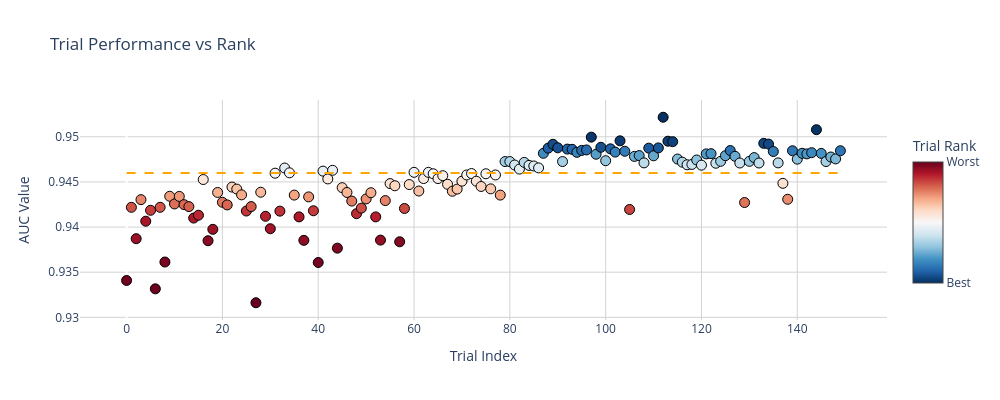

The code cell stored with this chart in its notebook:
### Code cell
import plotly.graph_objects as go
import numpy as np

# Assuming you have:
# auc_val_lst: list of AUC values
# normalized_ranks: list/array of normalized ranks

fig = go.Figure()

# 1. Add the scatter plot
fig.add_trace(go.Scatter(
    x=list(range(150)),
    y=auc_val_lst,
    mode='markers',
    marker=dict(
        size=10,
        color=normalized_ranks,      # Uses the normalized values
        colorscale='RdBu_r',         # Equivalent to cmap 'RdBu_r'
        colorbar=dict(
            title='Trial Rank',
            tickvals=[0, 1],         # Mapping normalized values back to labels
            ticktext=['Best', 'Worst'],
            len=0.75
        ),
        line=dict(width=1, color='black') # edgecolors='k'
    ),
    name='Trials'
))

# 2. Add the threshold line
fig.add_shape(
    type="line",
    x0=0, y0=0.946, x1=149, y1=0.946,
    line=dict(color="orange", width=2, dash="dash"),
)

# 3. Layout settings
fig.update_layout(
    title='Trial Performance vs Rank',
    xaxis=dict(title='Trial Index', gridcolor='lightgray'),
    yaxis=dict(title='AUC Value', gridcolor='lightgray'),
    plot_bgcolor='white',
    width=1000,
    height=400
)

fig.show()

### Figure 1 — Plotly figure (JSON) as saved in the notebook; plotly's stock layout.template omitted (floating-point values rounded to 4 significant figures; data arrays with more than 128 entries replaced by an {"elided": "..."} marker saying what was removed)
{"data": [{"marker": {"color": {"elided": "150 float values"}, "colorbar": {"len": 0.75, "ticktext": ["Best", "Worst"], "tickvals": [0, 1], "title": {"text": "Trial Rank"}}, "colorscale": [[0, "rgb(5,48,97)"], [0.1, "rgb(33,102,172)"], [0.2, "rgb(67,147,195)"], [0.3, "rgb(146,197,222)"], [0.4, "rgb(209,229,240)"], [0.5, "rgb(247,247,247)"], [0.6, "rgb(253,219,199)"], [0.7, "rgb(244,165,130)"], [0.8, "rgb(214,96,77)"], [0.9, "rgb(178,24,43)"], [1, "rgb(103,0,31)"]], "line": {"color": "black", "width": 1}, "size": 10}, "mode": "markers", "name": "Trials", "type": "scatter", "x": {"elided": "150 int values"}, "y": {"elided": "150 float values"}}], "layout": {"height": 400, "plot_bgcolor": "white", "shapes": [{"line": {"color": "orange", "dash": "dash", "width": 2}, "type": "line", "x0": 0, "x1": 149, "y0": 0.946, "y1": 0.946}], "title": {"text": "Trial Performance vs Rank"}, "width": 1000, "xaxis": {"gridcolor": "lightgray", "title": {"text": "Trial Index"}}, "yaxis": {"gridcolor": "lightgray", "title": {"text": "AUC Value"}}}}
